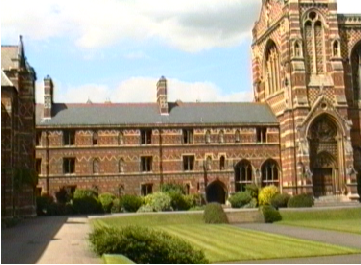
%> input picture CourseWork/Introduction to Computer Vision/HW6P/keble1.png, 361 x 265 px
$ octave mosaic.m   (GNU Octave 9; MATLAB toolbox functions it lacks are replaced by stand-ins)
%> lines starting %> are read from the running program, lines starting %| are printed output that depends on the picture; in (x1, y1, x2, y2) boxes, pixels count from 0 and x2, y2 are one past the last pixel; in counts of white or black regions, pixels touching at a corner belong together; the program's own positions count from 1
### CourseWork/Introduction to Computer Vision/HW6P/estimate_homography.m
%Randyll Bearer HW6P

%PA/PB = 4x2 matrices
%H = 3x3
function H = estimate_homography(PA, PB);

%Set up system of equations A (as shown in slide 30)
A = [];  %Store our results

for i = 1:4     %Loop through the four corresponding points
   xRegular = PA(i,1);  %Get coordinates of image1 points
   yRegular = PA(i,2);
   xPrime = PB(i,1);    %get coordinates of image2 points
   yPrime = PB(i,2);
   %Form of 'A' Taken from slide 30
   tempSystem = [-xRegular, -yRegular, -1, 0, 0, 0, xRegular*xPrime, yRegular*yPrime, xPrime;
        0, 0, 0, -xRegular, -yRegular, -1, xRegular*yPrime, yRegular*yPrime, yPrime];
   A = [A; tempSystem]; %Increment return value

end

%Solve for H (as provided in assignment)
[~, ~, V] = svd(A);
h = V(:, end);
H = reshape(h, 3, 3)';

end
%End of File

### CourseWork/Introduction to Computer Vision/HW6P/apply_homography.m
%Randyll Bearer HW6P

%Form of p1 [x, y]

function [p2] = apply_homography(p1, H);
%Required for translation from homogenous coordinates to match dimensions
p1(3) = 1;

%Convert into a usable form
tempPoint = p1';

%Calculate result of the homography
result = H*tempPoint;

%Extract the corresponding image2 points
newX = result(1)/result(3);
newY = result(2)/result(3);

%Return the corresponding points
p2 = [newX, newY];

end
%End of File

### CourseWork/Introduction to Computer Vision/HW6P/mosaic.m
%Randyll Bearer HW6P

%A. Read in the two images and display them in their own figures.
img1 = imread('keble1.png');
%> img1 is the input picture: size 265x361x3 uint8; mean R, G, B 155.2, 144.6, 116.7
figure;
imshow(img1);
impixelinfo;
title('keble1');

img2 = imread('keble2.png');
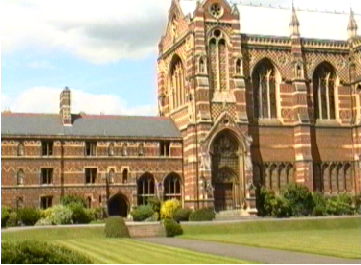
%> input picture CourseWork/Introduction to Computer Vision/HW6P/keble2.png, 361 x 265 px
%> img2 is the input picture: size 265x361x3 uint8; mean R, G, B 169.4, 154.8, 120
figure;
imshow(img2);
impixelinfo;
title('keble2');

%IMPORTANT: impixelinfo gives proper (x,y), may need to convert to (y,x)

%B. Determine four pairs of distinctive points in both images
PA = [280, 122; 163, 77; 194, 155; 267, 144];    %keble1.png
% [4 lines of commented-out code are left out]

PB = [182, 137; 67, 88; 97, 157; 170, 158];    %keble2.png
% [6 lines of commented-out code are left out]
estimatedHomography = estimate_homography(PA, PB);

%D. Use apply_homography to compute a new pointPrime from a pointRegular
%(194, 171) %Bottom right of the window below point3 above
point1 = [194 171];
point2 = apply_homography(point1, estimatedHomography);

%I'm displaying a diagonal line crossing through the point because I had a
%very difficult time trying to find a single pixel.
figure;
subplot(1,2,1); imshow(img1);
title('keble1.png');
hold on
plot(point1(1,1)-5:point1(1,1)+5, point1(1,2)-5:point1(1,2)+5, 'color', 'g');

subplot(1,2,2); imshow(img2);
title('keble2.png');
hold on
plot(point2(1,1)-5:point2(1,1)+5, point2(1,2)-5:point2(1,2)+5, 'color', 'y');
impixelinfo;
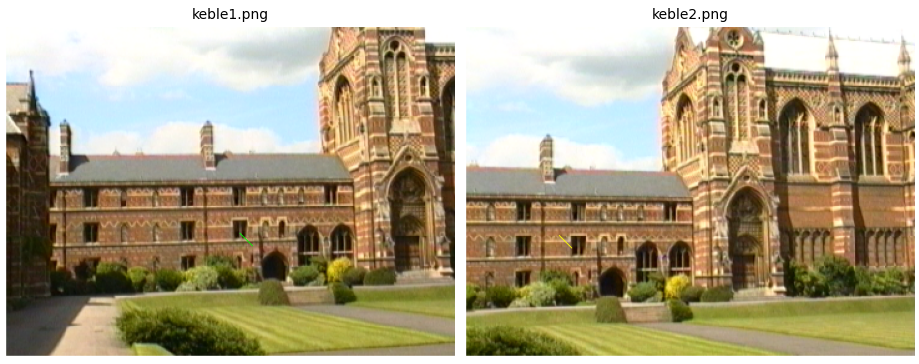
%> figure redrawn from the program's plot data, 2 panels

%E. Stitch a mosaic from the two images
%Create a new "canvas" 3 times larger than img2 and put img2 in the middle
[size2X, size2Y, size2Z] = size(img2);
%> size2X = 265; size2Y = 361; size2Z = 3
canvas = zeros(size2X*3, size2Y*3, size2Z, 'uint8');

%Plot img2 in the middle of the canvas
for i=1:size2X
    for j=1:size2Y
        for k=1:3   %We need the values of each RGB component per pixel
            canvas(i+size2X-1,j+size2Y-1,k) = img2(i,j,k);
        end
    end
end
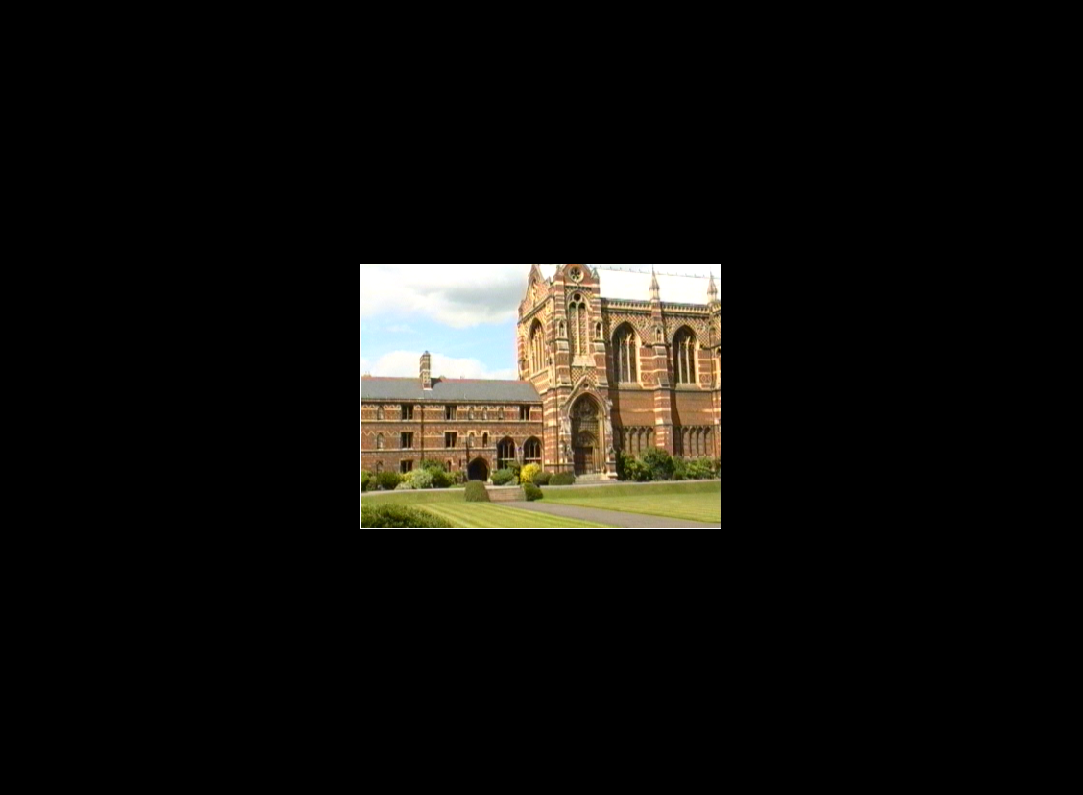
%> canvas: size 795x1083x3 uint8; mean R, G, B 18.8, 17.2, 13.3

%For each pixel in p1, apply homography to find p2 and draw it on canvas
[sizeX, sizeY, sizeZ] = size(img1);
%> sizeX = 265; sizeY = 361; sizeZ = 3
possiblePoints = zeros(4, 2);
for i=1:sizeX
   for j=1:sizeY    %Calculate corresponding position
      img1point = [i, j];
      img2point = apply_homography(img1point, estimatedHomography);

      %Convert from image2 coordinate system to canvas coordinate system
      img2point(1) = img2point(1)+ size2Y-1;
      img2point(2) = img2point(2)+ size2X-1; %These are swapped x,y

      %compute all four rounded possibilites
      temp1X = ceil(img2point(1));
      temp1Y = ceil(img2point(2));

      temp2X = ceil(img2point(1));
      temp2Y = floor(img2point(2));

      temp3X = floor(img2point(1));
      temp3Y = ceil(img2point(2));

      temp4X = floor(img2point(1));
      temp4Y = floor(img2point(2));

      for k=1:3     %Draw points onto canvas
         canvas(temp1X,temp1Y,k) = img1(i,j,k);
         canvas(temp2X,temp2Y,k) = img1(i,j,k);
         canvas(temp3X,temp3Y,k) = img1(i,j,k);
         canvas(temp4X,temp4Y,k) = img1(i,j,k);

      end
   end
end
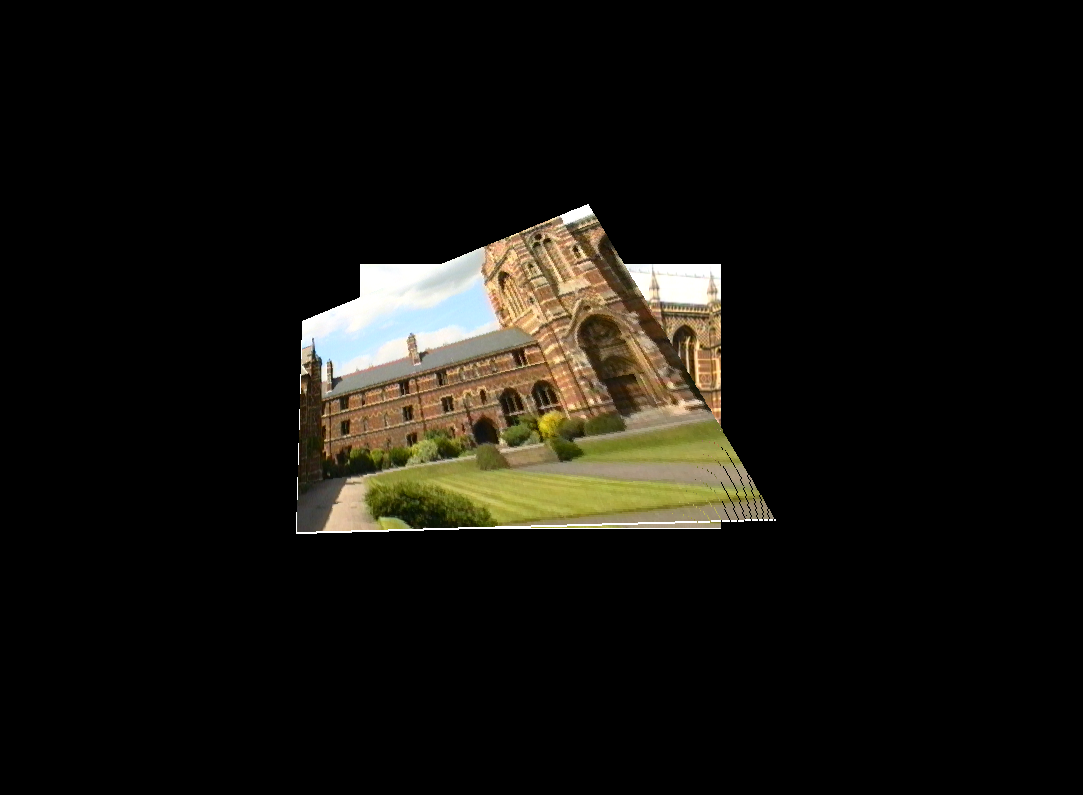
%> canvas: size 795x1083x3 uint8; 12.43% of pixels changed, all inside (x1, y1, x2, y2) = (296, 204, 776, 534)
%> after the loop, img2point = [520.2 775]

%Display the stitched result
figure;
imshow(canvas);
impixelinfo;

%End of File
